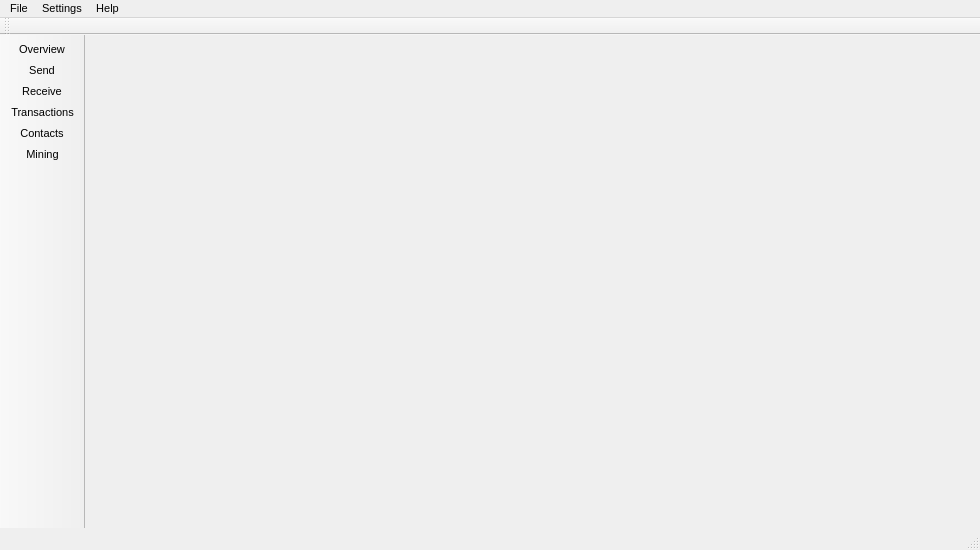
<?xml version="1.0" encoding="UTF-8"?>
<ui version="4.0">
 <class>MainWindow</class>
 <widget class="QMainWindow" name="MainWindow">
  <property name="geometry">
   <rect>
    <x>0</x>
    <y>0</y>
    <width>980</width>
    <height>550</height>
   </rect>
  </property>
  <property name="sizePolicy">
   <sizepolicy hsizetype="Preferred" vsizetype="Preferred">
    <horstretch>0</horstretch>
    <verstretch>0</verstretch>
   </sizepolicy>
  </property>
  <property name="minimumSize">
   <size>
    <width>0</width>
    <height>0</height>
   </size>
  </property>
  <property name="maximumSize">
   <size>
    <width>16777215</width>
    <height>16777215</height>
   </size>
  </property>
  <property name="font">
   <font>
    <pointsize>8</pointsize>
   </font>
  </property>
  <property name="windowTitle">
   <string>MainWindow</string>
  </property>
  <property name="windowIcon">
   <iconset resource="../../resources.qrc">
    <normaloff>:/images/cryptonote</normaloff>:/images/cryptonote</iconset>
  </property>
  <widget class="QWidget" name="centralwidget">
   <property name="sizePolicy">
    <sizepolicy hsizetype="Expanding" vsizetype="Preferred">
     <horstretch>0</horstretch>
     <verstretch>0</verstretch>
    </sizepolicy>
   </property>
   <layout class="QGridLayout" name="gridLayout">
    <property name="margin">
     <number>0</number>
    </property>
    <property name="spacing">
     <number>0</number>
    </property>
    <item row="0" column="0" colspan="6">
     <widget class="WalletGui::AccountFrame" name="m_accountFrame">
      <property name="sizePolicy">
       <sizepolicy hsizetype="Preferred" vsizetype="Fixed">
        <horstretch>0</horstretch>
        <verstretch>0</verstretch>
       </sizepolicy>
      </property>
      <property name="minimumSize">
       <size>
        <width>0</width>
        <height>70</height>
       </size>
      </property>
      <property name="maximumSize">
       <size>
        <width>16777215</width>
        <height>70</height>
       </size>
      </property>
      <property name="styleSheet">
       <string notr="true"/>
      </property>
      <property name="frameShape">
       <enum>QFrame::NoFrame</enum>
      </property>
      <property name="frameShadow">
       <enum>QFrame::Raised</enum>
      </property>
     </widget>
    </item>
    <item row="1" column="0">
     <widget class="WalletGui::OverviewFrame" name="m_overviewFrame">
      <property name="sizePolicy">
       <sizepolicy hsizetype="Preferred" vsizetype="Preferred">
        <horstretch>0</horstretch>
        <verstretch>0</verstretch>
       </sizepolicy>
      </property>
      <property name="frameShape">
       <enum>QFrame::NoFrame</enum>
      </property>
      <property name="frameShadow">
       <enum>QFrame::Raised</enum>
      </property>
     </widget>
    </item>
    <item row="1" column="3">
     <widget class="WalletGui::TransactionsFrame" name="m_transactionsFrame">
      <property name="sizePolicy">
       <sizepolicy hsizetype="Preferred" vsizetype="Preferred">
        <horstretch>0</horstretch>
        <verstretch>0</verstretch>
       </sizepolicy>
      </property>
      <property name="frameShape">
       <enum>QFrame::NoFrame</enum>
      </property>
      <property name="frameShadow">
       <enum>QFrame::Raised</enum>
      </property>
     </widget>
    </item>
    <item row="1" column="1">
     <widget class="WalletGui::SendFrame" name="m_sendFrame">
      <property name="sizePolicy">
       <sizepolicy hsizetype="Preferred" vsizetype="Preferred">
        <horstretch>0</horstretch>
        <verstretch>0</verstretch>
       </sizepolicy>
      </property>
      <property name="frameShape">
       <enum>QFrame::NoFrame</enum>
      </property>
      <property name="frameShadow">
       <enum>QFrame::Raised</enum>
      </property>
     </widget>
    </item>
    <item row="1" column="4">
     <widget class="WalletGui::AddressBookFrame" name="m_addressBookFrame">
      <property name="sizePolicy">
       <sizepolicy hsizetype="Preferred" vsizetype="Preferred">
        <horstretch>0</horstretch>
        <verstretch>0</verstretch>
       </sizepolicy>
      </property>
      <property name="frameShape">
       <enum>QFrame::NoFrame</enum>
      </property>
      <property name="frameShadow">
       <enum>QFrame::Raised</enum>
      </property>
     </widget>
    </item>
    <item row="1" column="5">
     <widget class="WalletGui::MiningFrame" name="m_miningFrame">
      <property name="sizePolicy">
       <sizepolicy hsizetype="Preferred" vsizetype="Preferred">
        <horstretch>0</horstretch>
        <verstretch>0</verstretch>
       </sizepolicy>
      </property>
      <property name="frameShape">
       <enum>QFrame::NoFrame</enum>
      </property>
      <property name="frameShadow">
       <enum>QFrame::Raised</enum>
      </property>
     </widget>
    </item>
    <item row="1" column="2">
     <widget class="WalletGui::ReceiveFrame" name="m_receiveFrame">
      <property name="sizePolicy">
       <sizepolicy hsizetype="Preferred" vsizetype="Preferred">
        <horstretch>0</horstretch>
        <verstretch>0</verstretch>
       </sizepolicy>
      </property>
      <property name="frameShape">
       <enum>QFrame::NoFrame</enum>
      </property>
      <property name="frameShadow">
       <enum>QFrame::Raised</enum>
      </property>
     </widget>
    </item>
   </layout>
  </widget>
  <widget class="QMenuBar" name="menubar">
   <property name="geometry">
    <rect>
     <x>0</x>
     <y>0</y>
     <width>980</width>
     <height>21</height>
    </rect>
   </property>
   <widget class="QMenu" name="menuFile">
    <property name="title">
     <string>File</string>
    </property>
    <widget class="QMenu" name="menuRecent_wallets">
     <property name="title">
      <string>Recent wallets</string>
     </property>
    </widget>
    <addaction name="m_createWalletAction"/>
    <addaction name="m_createNondeterministicWalletAction"/>
    <addaction name="m_openWalletAction"/>
    <addaction name="menuRecent_wallets"/>
    <addaction name="m_backupWalletAction"/>
    <addaction name="m_resetAction"/>
    <addaction name="m_closeWalletAction"/>
    <addaction name="separator"/>
    <addaction name="m_openUriAction"/>
    <addaction name="m_openLogFileAction"/>
    <addaction name="separator"/>
    <addaction name="m_showMnemonicSeedAction"/>
    <addaction name="m_restoreFromMnemonicSeedAction"/>
    <addaction name="separator"/>
    <addaction name="m_showPrivateKey"/>
    <addaction name="m_importKeyAction"/>
    <addaction name="separator"/>
    <addaction name="m_exportTrackingKeyAction"/>
    <addaction name="m_importTrackingKeyAction"/>
    <addaction name="separator"/>
    <addaction name="m_exitAction"/>
   </widget>
   <widget class="QMenu" name="menuSettings">
    <property name="title">
     <string>Settings</string>
    </property>
    <addaction name="m_encryptWalletAction"/>
    <addaction name="m_changePasswordAction"/>
    <addaction name="m_changeLanguageAction"/>
    <addaction name="m_connectionSettingsAction"/>
    <addaction name="separator"/>
    <addaction name="m_startOnLoginAction"/>
    <addaction name="m_minimizeToTrayAction"/>
    <addaction name="m_closeToTrayAction"/>
    <addaction name="m_miningOnLaunchAction"/>
   </widget>
   <widget class="QMenu" name="menuHelp">
    <property name="title">
     <string>Help</string>
    </property>
    <addaction name="m_aboutCryptonoteAction"/>
    <addaction name="m_aboutQtAction"/>
    <addaction name="actionHelp"/>
   </widget>
   <addaction name="menuFile"/>
   <addaction name="menuSettings"/>
   <addaction name="menuHelp"/>
  </widget>
  <widget class="QToolBar" name="toolBar">
   <property name="sizePolicy">
    <sizepolicy hsizetype="Fixed" vsizetype="Preferred">
     <horstretch>0</horstretch>
     <verstretch>0</verstretch>
    </sizepolicy>
   </property>
   <property name="minimumSize">
    <size>
     <width>0</width>
     <height>0</height>
    </size>
   </property>
   <property name="maximumSize">
    <size>
     <width>150</width>
     <height>16777215</height>
    </size>
   </property>
   <property name="baseSize">
    <size>
     <width>150</width>
     <height>0</height>
    </size>
   </property>
   <property name="font">
    <font>
     <pointsize>8</pointsize>
    </font>
   </property>
   <property name="windowTitle">
    <string>toolBar</string>
   </property>
   <property name="movable">
    <bool>false</bool>
   </property>
   <property name="allowedAreas">
    <set>Qt::LeftToolBarArea|Qt::TopToolBarArea</set>
   </property>
   <property name="orientation">
    <enum>Qt::Vertical</enum>
   </property>
   <property name="iconSize">
    <size>
     <width>20</width>
     <height>20</height>
    </size>
   </property>
   <property name="toolButtonStyle">
    <enum>Qt::ToolButtonTextBesideIcon</enum>
   </property>
   <attribute name="toolBarArea">
    <enum>LeftToolBarArea</enum>
   </attribute>
   <attribute name="toolBarBreak">
    <bool>false</bool>
   </attribute>
   <addaction name="m_overviewAction"/>
   <addaction name="m_sendAction"/>
   <addaction name="m_receiveAction"/>
   <addaction name="m_transactionsAction"/>
   <addaction name="m_addressBookAction"/>
   <addaction name="m_miningAction"/>
  </widget>
  <widget class="QStatusBar" name="statusBar"/>
  <widget class="QToolBar" name="accountToolBar">
   <property name="windowTitle">
    <string>Account toolbar</string>
   </property>
   <attribute name="toolBarArea">
    <enum>TopToolBarArea</enum>
   </attribute>
   <attribute name="toolBarBreak">
    <bool>false</bool>
   </attribute>
  </widget>
  <action name="m_overviewAction">
   <property name="checkable">
    <bool>true</bool>
   </property>
   <property name="enabled">
    <bool>true</bool>
   </property>
   <property name="icon">
    <iconset resource="../../resources.qrc">
     <normaloff>:/icons/overview</normaloff>:/icons/overview</iconset>
   </property>
   <property name="text">
    <string>Overview</string>
   </property>
  </action>
  <action name="m_sendAction">
   <property name="checkable">
    <bool>true</bool>
   </property>
   <property name="enabled">
    <bool>true</bool>
   </property>
   <property name="icon">
    <iconset resource="../../resources.qrc">
     <normaloff>:/icons/send</normaloff>:/icons/send</iconset>
   </property>
   <property name="text">
    <string>Send</string>
   </property>
  </action>
  <action name="m_receiveAction">
   <property name="checkable">
    <bool>true</bool>
   </property>
   <property name="enabled">
    <bool>true</bool>
   </property>
   <property name="icon">
    <iconset resource="../../resources.qrc">
     <normaloff>:/icons/receive</normaloff>:/icons/receive</iconset>
   </property>
   <property name="text">
    <string>Receive</string>
   </property>
  </action>
  <action name="m_transactionsAction">
   <property name="checkable">
    <bool>true</bool>
   </property>
   <property name="enabled">
    <bool>true</bool>
   </property>
   <property name="icon">
    <iconset resource="../../resources.qrc">
     <normaloff>:/icons/transactions</normaloff>:/icons/transactions</iconset>
   </property>
   <property name="text">
    <string>Transactions</string>
   </property>
  </action>
  <action name="m_exitAction">
   <property name="enabled">
    <bool>true</bool>
   </property>
   <property name="text">
    <string>Exit</string>
   </property>
   <property name="shortcut">
    <string>Ctrl+Q</string>
   </property>
  </action>
  <action name="m_addressBookAction">
   <property name="checkable">
    <bool>true</bool>
   </property>
   <property name="enabled">
    <bool>true</bool>
   </property>
   <property name="icon">
    <iconset resource="../../resources.qrc">
     <normaloff>:/icons/address-book</normaloff>:/icons/address-book</iconset>
   </property>
   <property name="text">
    <string>Contacts</string>
   </property>
  </action>
  <action name="m_createWalletAction">
   <property name="enabled">
    <bool>true</bool>
   </property>
   <property name="text">
    <string>Create wallet</string>
   </property>
  </action>
  <action name="m_openWalletAction">
   <property name="enabled">
    <bool>true</bool>
   </property>
   <property name="text">
    <string>Open wallet</string>
   </property>
  </action>
  <action name="m_encryptWalletAction">
   <property name="enabled">
    <bool>true</bool>
   </property>
   <property name="text">
    <string>Encrypt wallet</string>
   </property>
  </action>
  <action name="m_changePasswordAction">
   <property name="enabled">
    <bool>true</bool>
   </property>
   <property name="text">
    <string>Change password</string>
   </property>
   <property name="toolTip">
    <string>Change password</string>
   </property>
  </action>
  <action name="m_aboutCryptonoteAction">
   <property name="enabled">
    <bool>true</bool>
   </property>
   <property name="text">
    <string>About</string>
   </property>
  </action>
  <action name="m_aboutQtAction">
   <property name="enabled">
    <bool>true</bool>
   </property>
   <property name="text">
    <string>About Qt</string>
   </property>
  </action>
  <action name="m_backupWalletAction">
   <property name="enabled">
    <bool>true</bool>
   </property>
   <property name="text">
    <string>Backup wallet</string>
   </property>
  </action>
  <action name="m_startOnLoginAction">
   <property name="checkable">
    <bool>true</bool>
   </property>
   <property name="text">
    <string>Start on system login</string>
   </property>
  </action>
  <action name="m_minimizeToTrayAction">
   <property name="checkable">
    <bool>true</bool>
   </property>
   <property name="text">
    <string>Minimize to tray</string>
   </property>
  </action>
  <action name="m_closeToTrayAction">
   <property name="checkable">
    <bool>true</bool>
   </property>
   <property name="text">
    <string>Close to tray</string>
   </property>
  </action>
  <action name="m_importKeyAction">
   <property name="text">
    <string>Import private key</string>
   </property>
  </action>
  <action name="m_miningAction">
   <property name="checkable">
    <bool>true</bool>
   </property>
   <property name="icon">
    <iconset resource="../../resources.qrc">
     <normaloff>:/icons/mining</normaloff>:/icons/mining</iconset>
   </property>
   <property name="text">
    <string>Mining</string>
   </property>
  </action>
  <action name="m_resetAction">
   <property name="text">
    <string>Reset wallet</string>
   </property>
   <property name="toolTip">
    <string>Reset wallet</string>
   </property>
  </action>
  <action name="m_changeLanguageAction">
   <property name="enabled">
    <bool>false</bool>
   </property>
   <property name="text">
    <string>Language</string>
   </property>
   <property name="toolTip">
    <string>Change language</string>
   </property>
   <property name="visible">
    <bool>false</bool>
   </property>
  </action>
  <action name="m_showPrivateKey">
   <property name="text">
    <string>Export private key</string>
   </property>
  </action>
  <action name="actionHelp">
   <property name="text">
    <string>Help</string>
   </property>
   <property name="shortcut">
    <string>F1</string>
   </property>
  </action>
  <action name="m_connectionSettingsAction">
   <property name="text">
    <string>Connection</string>
   </property>
   <property name="visible">
    <bool>false</bool>
   </property>
  </action>
  <action name="m_openUriAction">
   <property name="enabled">
    <bool>false</bool>
   </property>
   <property name="text">
    <string>Open payment request</string>
   </property>
   <property name="visible">
    <bool>false</bool>
   </property>
  </action>
  <action name="m_exportTrackingKeyAction">
   <property name="text">
    <string>Export tracking key</string>
   </property>
  </action>
  <action name="m_importTrackingKeyAction">
   <property name="text">
    <string>Import tracking key</string>
   </property>
  </action>
  <action name="m_closeWalletAction">
   <property name="text">
    <string>Close wallet</string>
   </property>
  </action>
  <action name="m_recentWalletsAction">
   <property name="text">
    <string>Recent wallets</string>
   </property>
  </action>
  <action name="actionStatus">
   <property name="text">
    <string>Information</string>
   </property>
  </action>
  <action name="m_openLogFileAction">
   <property name="text">
    <string>Open log file</string>
   </property>
   <property name="visible">
    <bool>false</bool>
   </property>
  </action>
  <action name="m_showMnemonicSeedAction">
   <property name="enabled">
    <bool>false</bool>
   </property>
   <property name="text">
    <string>Show mnemonic seed</string>
   </property>
   <property name="visible">
    <bool>false</bool>
   </property>
  </action>
  <action name="m_restoreFromMnemonicSeedAction">
   <property name="text">
    <string>Restore from mnemonic seed</string>
   </property>
   <property name="visible">
    <bool>false</bool>
   </property>
  </action>
  <action name="m_createNondeterministicWalletAction">
   <property name="text">
    <string>Create nondeterministic wallet</string>
   </property>
  </action>
  <action name="m_miningOnLaunchAction">
   <property name="checkable">
    <bool>true</bool>
   </property>
   <property name="text">
    <string>Start pool mining automatically</string>
   </property>
  </action>
 </widget>
 <customwidgets>
  <customwidget>
   <class>WalletGui::OverviewFrame</class>
   <extends>QFrame</extends>
   <header>gui/OverviewFrame.h</header>
   <container>1</container>
  </customwidget>
  <customwidget>
   <class>WalletGui::SendFrame</class>
   <extends>QFrame</extends>
   <header>gui/SendFrame.h</header>
   <container>1</container>
  </customwidget>
  <customwidget>
   <class>WalletGui::AccountFrame</class>
   <extends>QFrame</extends>
   <header>gui/AccountFrame.h</header>
   <container>1</container>
  </customwidget>
  <customwidget>
   <class>WalletGui::TransactionsFrame</class>
   <extends>QFrame</extends>
   <header>gui/TransactionsFrame.h</header>
   <container>1</container>
  </customwidget>
  <customwidget>
   <class>WalletGui::AddressBookFrame</class>
   <extends>QFrame</extends>
   <header>gui/AddressBookFrame.h</header>
   <container>1</container>
  </customwidget>
  <customwidget>
   <class>WalletGui::MiningFrame</class>
   <extends>QFrame</extends>
   <header>gui/MiningFrame.h</header>
   <container>1</container>
  </customwidget>
  <customwidget>
   <class>WalletGui::ReceiveFrame</class>
   <extends>QFrame</extends>
   <header>gui/ReceiveFrame.h</header>
   <container>1</container>
  </customwidget>
 </customwidgets>
 <resources>
  <include location="../../resources.qrc"/>
 </resources>
 <connections>
  <connection>
   <sender>m_createWalletAction</sender>
   <signal>triggered()</signal>
   <receiver>MainWindow</receiver>
   <slot>createWallet()</slot>
   <hints>
    <hint type="sourcelabel">
     <x>-1</x>
     <y>-1</y>
    </hint>
    <hint type="destinationlabel">
     <x>449</x>
     <y>299</y>
    </hint>
   </hints>
  </connection>
  <connection>
   <sender>m_openWalletAction</sender>
   <signal>triggered()</signal>
   <receiver>MainWindow</receiver>
   <slot>openWallet()</slot>
   <hints>
    <hint type="sourcelabel">
     <x>-1</x>
     <y>-1</y>
    </hint>
    <hint type="destinationlabel">
     <x>449</x>
     <y>299</y>
    </hint>
   </hints>
  </connection>
  <connection>
   <sender>m_encryptWalletAction</sender>
   <signal>triggered()</signal>
   <receiver>MainWindow</receiver>
   <slot>encryptWallet()</slot>
   <hints>
    <hint type="sourcelabel">
     <x>-1</x>
     <y>-1</y>
    </hint>
    <hint type="destinationlabel">
     <x>449</x>
     <y>299</y>
    </hint>
   </hints>
  </connection>
  <connection>
   <sender>m_changePasswordAction</sender>
   <signal>triggered()</signal>
   <receiver>MainWindow</receiver>
   <slot>encryptWallet()</slot>
   <hints>
    <hint type="sourcelabel">
     <x>-1</x>
     <y>-1</y>
    </hint>
    <hint type="destinationlabel">
     <x>449</x>
     <y>299</y>
    </hint>
   </hints>
  </connection>
  <connection>
   <sender>m_changeLanguageAction</sender>
   <signal>triggered()</signal>
   <receiver>MainWindow</receiver>
   <slot>ChangeLanguage()</slot>
   <hints>
    <hint type="sourcelabel">
     <x>-1</x>
     <y>-1</y>
    </hint>
    <hint type="destinationlabel">
     <x>449</x>
     <y>299</y>
    </hint>
   </hints>
  </connection>
  <connection>
   <sender>m_aboutQtAction</sender>
   <signal>triggered()</signal>
   <receiver>MainWindow</receiver>
   <slot>aboutQt()</slot>
   <hints>
    <hint type="sourcelabel">
     <x>-1</x>
     <y>-1</y>
    </hint>
    <hint type="destinationlabel">
     <x>449</x>
     <y>299</y>
    </hint>
   </hints>
  </connection>
  <connection>
   <sender>m_backupWalletAction</sender>
   <signal>triggered()</signal>
   <receiver>MainWindow</receiver>
   <slot>backupWallet()</slot>
   <hints>
    <hint type="sourcelabel">
     <x>-1</x>
     <y>-1</y>
    </hint>
    <hint type="destinationlabel">
     <x>449</x>
     <y>299</y>
    </hint>
   </hints>
  </connection>
  <connection>
   <sender>m_aboutCryptonoteAction</sender>
   <signal>triggered()</signal>
   <receiver>MainWindow</receiver>
   <slot>about()</slot>
   <hints>
    <hint type="sourcelabel">
     <x>-1</x>
     <y>-1</y>
    </hint>
    <hint type="destinationlabel">
     <x>459</x>
     <y>299</y>
    </hint>
   </hints>
  </connection>
  <connection>
   <sender>m_startOnLoginAction</sender>
   <signal>triggered(bool)</signal>
   <receiver>MainWindow</receiver>
   <slot>setStartOnLogin(bool)</slot>
   <hints>
    <hint type="sourcelabel">
     <x>-1</x>
     <y>-1</y>
    </hint>
    <hint type="destinationlabel">
     <x>459</x>
     <y>299</y>
    </hint>
   </hints>
  </connection>
  <connection>
   <sender>m_minimizeToTrayAction</sender>
   <signal>triggered(bool)</signal>
   <receiver>MainWindow</receiver>
   <slot>setMinimizeToTray(bool)</slot>
   <hints>
    <hint type="sourcelabel">
     <x>-1</x>
     <y>-1</y>
    </hint>
    <hint type="destinationlabel">
     <x>459</x>
     <y>299</y>
    </hint>
   </hints>
  </connection>
  <connection>
   <sender>m_closeToTrayAction</sender>
   <signal>triggered(bool)</signal>
   <receiver>MainWindow</receiver>
   <slot>setCloseToTray(bool)</slot>
   <hints>
    <hint type="sourcelabel">
     <x>-1</x>
     <y>-1</y>
    </hint>
    <hint type="destinationlabel">
     <x>459</x>
     <y>299</y>
    </hint>
   </hints>
  </connection>
  <connection>
   <sender>m_resetAction</sender>
   <signal>triggered()</signal>
   <receiver>MainWindow</receiver>
   <slot>resetWallet()</slot>
   <hints>
    <hint type="sourcelabel">
     <x>-1</x>
     <y>-1</y>
    </hint>
    <hint type="destinationlabel">
     <x>506</x>
     <y>301</y>
    </hint>
   </hints>
  </connection>
  <connection>
   <sender>m_importKeyAction</sender>
   <signal>triggered()</signal>
   <receiver>MainWindow</receiver>
   <slot>importKey()</slot>
   <hints>
    <hint type="sourcelabel">
     <x>-1</x>
     <y>-1</y>
    </hint>
    <hint type="destinationlabel">
     <x>459</x>
     <y>299</y>
    </hint>
   </hints>
  </connection>
  <connection>
   <sender>m_showPrivateKey</sender>
   <signal>triggered()</signal>
   <receiver>MainWindow</receiver>
   <slot>showPrivateKeys()</slot>
   <hints>
    <hint type="sourcelabel">
     <x>-1</x>
     <y>-1</y>
    </hint>
    <hint type="destinationlabel">
     <x>459</x>
     <y>299</y>
    </hint>
   </hints>
  </connection>
  <connection>
   <sender>actionHelp</sender>
   <signal>triggered()</signal>
   <receiver>MainWindow</receiver>
   <slot>DisplayCmdLineHelp()</slot>
   <hints>
    <hint type="sourcelabel">
     <x>-1</x>
     <y>-1</y>
    </hint>
    <hint type="destinationlabel">
     <x>494</x>
     <y>319</y>
    </hint>
   </hints>
  </connection>
  <connection>
   <sender>m_connectionSettingsAction</sender>
   <signal>triggered()</signal>
   <receiver>MainWindow</receiver>
   <slot>openConnectionSettings()</slot>
   <hints>
    <hint type="sourcelabel">
     <x>-1</x>
     <y>-1</y>
    </hint>
    <hint type="destinationlabel">
     <x>494</x>
     <y>319</y>
    </hint>
   </hints>
  </connection>
  <connection>
   <sender>m_transactionsAction</sender>
   <signal>toggled(bool)</signal>
   <receiver>m_transactionsFrame</receiver>
   <slot>setVisible(bool)</slot>
   <hints>
    <hint type="sourcelabel">
     <x>-1</x>
     <y>-1</y>
    </hint>
    <hint type="destinationlabel">
     <x>787</x>
     <y>333</y>
    </hint>
   </hints>
  </connection>
  <connection>
   <sender>m_sendAction</sender>
   <signal>toggled(bool)</signal>
   <receiver>m_sendFrame</receiver>
   <slot>setVisible(bool)</slot>
   <hints>
    <hint type="sourcelabel">
     <x>-1</x>
     <y>-1</y>
    </hint>
    <hint type="destinationlabel">
     <x>337</x>
     <y>333</y>
    </hint>
   </hints>
  </connection>
  <connection>
   <sender>m_overviewAction</sender>
   <signal>toggled(bool)</signal>
   <receiver>m_overviewFrame</receiver>
   <slot>setVisible(bool)</slot>
   <hints>
    <hint type="sourcelabel">
     <x>-1</x>
     <y>-1</y>
    </hint>
    <hint type="destinationlabel">
     <x>112</x>
     <y>333</y>
    </hint>
   </hints>
  </connection>
  <connection>
   <sender>m_miningAction</sender>
   <signal>toggled(bool)</signal>
   <receiver>m_miningFrame</receiver>
   <slot>setVisible(bool)</slot>
   <hints>
    <hint type="sourcelabel">
     <x>-1</x>
     <y>-1</y>
    </hint>
    <hint type="destinationlabel">
     <x>862</x>
     <y>322</y>
    </hint>
   </hints>
  </connection>
  <connection>
   <sender>m_addressBookAction</sender>
   <signal>toggled(bool)</signal>
   <receiver>m_addressBookFrame</receiver>
   <slot>setVisible(bool)</slot>
   <hints>
    <hint type="sourcelabel">
     <x>-1</x>
     <y>-1</y>
    </hint>
    <hint type="destinationlabel">
     <x>809</x>
     <y>320</y>
    </hint>
   </hints>
  </connection>
  <connection>
   <sender>m_receiveAction</sender>
   <signal>toggled(bool)</signal>
   <receiver>m_receiveFrame</receiver>
   <slot>setVisible(bool)</slot>
   <hints>
    <hint type="sourcelabel">
     <x>-1</x>
     <y>-1</y>
    </hint>
    <hint type="destinationlabel">
     <x>562</x>
     <y>333</y>
    </hint>
   </hints>
  </connection>
  <connection>
   <sender>m_openUriAction</sender>
   <signal>triggered()</signal>
   <receiver>m_sendFrame</receiver>
   <slot>openUriClicked()</slot>
   <hints>
    <hint type="sourcelabel">
     <x>-1</x>
     <y>-1</y>
    </hint>
    <hint type="destinationlabel">
     <x>316</x>
     <y>310</y>
    </hint>
   </hints>
  </connection>
  <connection>
   <sender>m_exportTrackingKeyAction</sender>
   <signal>triggered()</signal>
   <receiver>MainWindow</receiver>
   <slot>exportTrackingKey()</slot>
   <hints>
    <hint type="sourcelabel">
     <x>-1</x>
     <y>-1</y>
    </hint>
    <hint type="destinationlabel">
     <x>489</x>
     <y>274</y>
    </hint>
   </hints>
  </connection>
  <connection>
   <sender>m_importTrackingKeyAction</sender>
   <signal>triggered()</signal>
   <receiver>MainWindow</receiver>
   <slot>importTrackingKey()</slot>
   <hints>
    <hint type="sourcelabel">
     <x>-1</x>
     <y>-1</y>
    </hint>
    <hint type="destinationlabel">
     <x>489</x>
     <y>274</y>
    </hint>
   </hints>
  </connection>
  <connection>
   <sender>m_closeWalletAction</sender>
   <signal>triggered()</signal>
   <receiver>MainWindow</receiver>
   <slot>closeWallet()</slot>
   <hints>
    <hint type="sourcelabel">
     <x>-1</x>
     <y>-1</y>
    </hint>
    <hint type="destinationlabel">
     <x>489</x>
     <y>274</y>
    </hint>
   </hints>
  </connection>
  <connection>
   <sender>m_openLogFileAction</sender>
   <signal>triggered()</signal>
   <receiver>MainWindow</receiver>
   <slot>openLogFile()</slot>
   <hints>
    <hint type="sourcelabel">
     <x>-1</x>
     <y>-1</y>
    </hint>
    <hint type="destinationlabel">
     <x>489</x>
     <y>274</y>
    </hint>
   </hints>
  </connection>
  <connection>
   <sender>m_showMnemonicSeedAction</sender>
   <signal>triggered()</signal>
   <receiver>MainWindow</receiver>
   <slot>showMnemonicSeed()</slot>
   <hints>
    <hint type="sourcelabel">
     <x>-1</x>
     <y>-1</y>
    </hint>
    <hint type="destinationlabel">
     <x>489</x>
     <y>274</y>
    </hint>
   </hints>
  </connection>
  <connection>
   <sender>m_restoreFromMnemonicSeedAction</sender>
   <signal>triggered()</signal>
   <receiver>MainWindow</receiver>
   <slot>restoreFromMnemonicSeed()</slot>
   <hints>
    <hint type="sourcelabel">
     <x>-1</x>
     <y>-1</y>
    </hint>
    <hint type="destinationlabel">
     <x>489</x>
     <y>274</y>
    </hint>
   </hints>
  </connection>
  <connection>
   <sender>m_createNondeterministicWalletAction</sender>
   <signal>triggered()</signal>
   <receiver>MainWindow</receiver>
   <slot>createNonDeterministicWallet()</slot>
   <hints>
    <hint type="sourcelabel">
     <x>-1</x>
     <y>-1</y>
    </hint>
    <hint type="destinationlabel">
     <x>489</x>
     <y>274</y>
    </hint>
   </hints>
  </connection>
  <connection>
   <sender>m_miningOnLaunchAction</sender>
   <signal>triggered(bool)</signal>
   <receiver>MainWindow</receiver>
   <slot>setMiningOnLaunch(bool)</slot>
   <hints>
    <hint type="sourcelabel">
     <x>-1</x>
     <y>-1</y>
    </hint>
    <hint type="destinationlabel">
     <x>489</x>
     <y>274</y>
    </hint>
   </hints>
  </connection>
 </connections>
 <slots>
  <slot>createWallet()</slot>
  <slot>openWallet()</slot>
  <slot>encryptWallet()</slot>
  <slot>aboutQt()</slot>
  <slot>backupWallet()</slot>
  <slot>about()</slot>
  <slot>setStartOnLogin(bool)</slot>
  <slot>setMinimizeToTray(bool)</slot>
  <slot>setCloseToTray(bool)</slot>
  <slot>importKey()</slot>
  <slot>resetWallet()</slot>
  <slot>showPrivateKeys()</slot>
  <slot>openConnectionSettings()</slot>
  <slot>showStatusInfo()</slot>
 </slots>
</ui>
